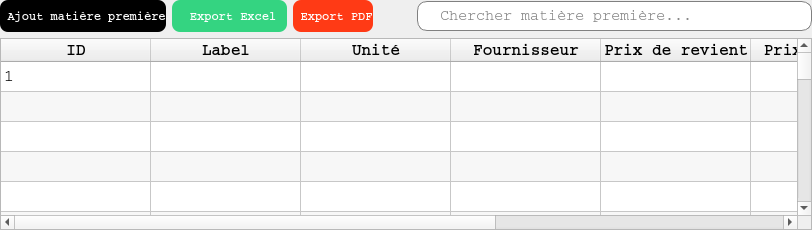
            <widget class="QWidget" name="tab_matieres_premieres">
             <property name="enabled">
              <bool>true</bool>
             </property>
             <attribute name="title">
              <string>Matières premières</string>
             </attribute>
             <layout class="QGridLayout" name="gridLayout_7">
              <property name="leftMargin">
               <number>0</number>
              </property>
              <property name="topMargin">
               <number>0</number>
              </property>
              <property name="rightMargin">
               <number>0</number>
              </property>
              <property name="bottomMargin">
               <number>0</number>
              </property>
              <item row="0" column="0">
               <layout class="QHBoxLayout" name="horizontalLayout_12">
                <item>
                 <widget class="QPushButton" name="btn_ajout_matiere_premiere">
                  <property name="minimumSize">
                   <size>
                    <width>160</width>
                    <height>32</height>
                   </size>
                  </property>
                  <property name="maximumSize">
                   <size>
                    <width>205</width>
                    <height>32</height>
                   </size>
                  </property>
                  <property name="font">
                   <font>
                    <family>Courier</family>
                    <pointsize>-1</pointsize>
                    <bold>true</bold>
                   </font>
                  </property>
                  <property name="cursor">
                   <cursorShape>PointingHandCursor</cursorShape>
                  </property>
                  <property name="styleSheet">
                   <string notr="true">QPushButton{
	background-color: rgb(0, 0, 0);
	color: white;
	border: none;
	border-radius: 8px;
	font-weight: bold;
	font-size: 12px
}</string>
                  </property>
                  <property name="text">
                   <string> Ajout matière première</string>
                  </property>
                  <property name="icon">
                   <iconset resource="../ressources.qrc">
                    <normaloff>:/icones/add.png</normaloff>:/icones/add.png</iconset>
                  </property>
                 </widget>
                </item>
                <item>
                 <widget class="QPushButton" name="btn_export_matieres_premieres_excel">
                  <property name="minimumSize">
                   <size>
                    <width>115</width>
                    <height>32</height>
                   </size>
                  </property>
                  <property name="maximumSize">
                   <size>
                    <width>115</width>
                    <height>32</height>
                   </size>
                  </property>
                  <property name="font">
                   <font>
                    <family>Courier</family>
                    <pointsize>-1</pointsize>
                    <bold>true</bold>
                   </font>
                  </property>
                  <property name="cursor">
                   <cursorShape>PointingHandCursor</cursorShape>
                  </property>
                  <property name="styleSheet">
                   <string notr="true">QPushButton{
	background-color: #34D481;
	color: white;
	border: none;
	border-radius: 8px;
	font-weight: bold;
	font-size: 12px
}</string>
                  </property>
                  <property name="text">
                   <string> Export Excel</string>
                  </property>
                  <property name="icon">
                   <iconset resource="../ressources.qrc">
                    <normaloff>:/icones/excel.png</normaloff>:/icones/excel.png</iconset>
                  </property>
                 </widget>
                </item>
                <item>
                 <widget class="QPushButton" name="btn_export_matieres_premieres_pdf">
                  <property name="minimumSize">
                   <size>
                    <width>0</width>
                    <height>32</height>
                   </size>
                  </property>
                  <property name="maximumSize">
                   <size>
                    <width>125</width>
                    <height>32</height>
                   </size>
                  </property>
                  <property name="font">
                   <font>
                    <family>Courier</family>
                    <pointsize>-1</pointsize>
                    <bold>true</bold>
                   </font>
                  </property>
                  <property name="cursor">
                   <cursorShape>PointingHandCursor</cursorShape>
                  </property>
                  <property name="styleSheet">
                   <string notr="true">QPushButton{
	background-color: rgb(255, 58, 21);
	color: white;
	border: none;
	border-radius: 8px;
	font-weight: bold;
	font-size: 12px
}</string>
                  </property>
                  <property name="text">
                   <string> Export PDF</string>
                  </property>
                  <property name="icon">
                   <iconset resource="../ressources.qrc">
                    <normaloff>:/icones/pdf.png</normaloff>:/icones/pdf.png</iconset>
                  </property>
                 </widget>
                </item>
                <item>
                 <spacer name="horizontalSpacer_10">
                  <property name="orientation">
                   <enum>Qt::Orientation::Horizontal</enum>
                  </property>
                  <property name="sizeHint" stdset="0">
                   <size>
                    <width>38</width>
                    <height>20</height>
                   </size>
                  </property>
                 </spacer>
                </item>
                <item>
                 <widget class="QLineEdit" name="cherche_matiere_premiere">
                  <property name="minimumSize">
                   <size>
                    <width>395</width>
                    <height>30</height>
                   </size>
                  </property>
                  <property name="maximumSize">
                   <size>
                    <width>407</width>
                    <height>30</height>
                   </size>
                  </property>
                  <property name="font">
                   <font>
                    <family>Courier</family>
                    <pointsize>11</pointsize>
                   </font>
                  </property>
                  <property name="styleSheet">
                   <string notr="true">QLineEdit{
	padding-left: 20px;
	border: 1px solid gray;
	border-radius:10px
}</string>
                  </property>
                  <property name="placeholderText">
                   <string>Chercher matière première...</string>
                  </property>
                  <property name="clearButtonEnabled">
                   <bool>true</bool>
                  </property>
                 </widget>
                </item>
               </layout>
              </item>
              <item row="1" column="0">
               <widget class="QTableWidget" name="table_infos_matieres_premieres">
                <property name="font">
                 <font>
                  <family>Courier</family>
                  <pointsize>12</pointsize>
                 </font>
                </property>
                <property name="styleSheet">
                 <string notr="true">QHeaderView::section{
	font-weight: bold;
	/*background-color: black;*/
	/*color: white;*/
}

QTablewidget{
	alternate-background-color: #B0EDFB;
	background-color: #F4F9FA;
}</string>
                </property>
                <property name="editTriggers">
                 <set>QAbstractItemView::EditTrigger::NoEditTriggers</set>
                </property>
                <property name="alternatingRowColors">
                 <bool>true</bool>
                </property>
                <property name="textElideMode">
                 <enum>Qt::TextElideMode::ElideNone</enum>
                </property>
                <property name="verticalScrollMode">
                 <enum>QAbstractItemView::ScrollMode::ScrollPerItem</enum>
                </property>
                <property name="horizontalScrollMode">
                 <enum>QAbstractItemView::ScrollMode::ScrollPerItem</enum>
                </property>
                <property name="sortingEnabled">
                 <bool>true</bool>
                </property>
                <attribute name="horizontalHeaderVisible">
                 <bool>true</bool>
                </attribute>
                <attribute name="horizontalHeaderCascadingSectionResizes">
                 <bool>true</bool>
                </attribute>
                <attribute name="horizontalHeaderMinimumSectionSize">
                 <number>80</number>
                </attribute>
                <attribute name="horizontalHeaderDefaultSectionSize">
                 <number>150</number>
                </attribute>
                <attribute name="horizontalHeaderShowSortIndicator" stdset="0">
                 <bool>true</bool>
                </attribute>
                <attribute name="horizontalHeaderStretchLastSection">
                 <bool>true</bool>
                </attribute>
                <attribute name="verticalHeaderVisible">
                 <bool>false</bool>
                </attribute>
                <row>
                 <property name="text">
                  <string>Nouvelle ligne</string>
                 </property>
                </row>
                <row>
                 <property name="text">
                  <string>Nouvelle ligne</string>
                 </property>
                </row>
                <row>
                 <property name="text">
                  <string>Nouvelle ligne</string>
                 </property>
                </row>
                <row>
                 <property name="text">
                  <string>Nouvelle ligne</string>
                 </property>
                </row>
                <row>
                 <property name="text">
                  <string>Nouvelle ligne</string>
                 </property>
                </row>
                <row>
                 <property name="text">
                  <string>Nouvelle ligne</string>
                 </property>
                </row>
                <row>
                 <property name="text">
                  <string>Nouvelle ligne</string>
                 </property>
                </row>
                <row>
                 <property name="text">
                  <string>Nouvelle ligne</string>
                 </property>
                </row>
                <row>
                 <property name="text">
                  <string>Nouvelle ligne</string>
                 </property>
                </row>
                <row>
                 <property name="text">
                  <string>Nouvelle ligne</string>
                 </property>
                </row>
                <row>
                 <property name="text">
                  <string>Nouvelle ligne</string>
                 </property>
                </row>
                <row>
                 <property name="text">
                  <string>Nouvelle ligne</string>
                 </property>
                </row>
                <row>
                 <property name="text">
                  <string>Nouvelle ligne</string>
                 </property>
                </row>
                <row>
                 <property name="text">
                  <string>Nouvelle ligne</string>
                 </property>
                </row>
                <row>
                 <property name="text">
                  <string>Nouvelle ligne</string>
                 </property>
                </row>
                <row>
                 <property name="text">
                  <string>Nouvelle ligne</string>
                 </property>
                </row>
                <row>
                 <property name="text">
                  <string>Nouvelle ligne</string>
                 </property>
                </row>
                <row>
                 <property name="text">
                  <string>Nouvelle ligne</string>
                 </property>
                </row>
                <row>
                 <property name="text">
                  <string>Nouvelle ligne</string>
                 </property>
                </row>
                <row>
                 <property name="text">
                  <string>Nouvelle ligne</string>
                 </property>
                </row>
                <row>
                 <property name="text">
                  <string>Nouvelle ligne</string>
                 </property>
                </row>
                <row>
                 <property name="text">
                  <string>Nouvelle ligne</string>
                 </property>
                </row>
                <row>
                 <property name="text">
                  <string>Nouvelle ligne</string>
                 </property>
                </row>
                <row>
                 <property name="text">
                  <string>Nouvelle ligne</string>
                 </property>
                </row>
                <row>
                 <property name="text">
                  <string>Nouvelle ligne</string>
                 </property>
                </row>
                <row>
                 <property name="text">
                  <string>Nouvelle ligne</string>
                 </property>
                </row>
                <row>
                 <property name="text">
                  <string>Nouvelle ligne</string>
                 </property>
                </row>
                <row>
                 <property name="text">
                  <string>Nouvelle ligne</string>
                 </property>
                </row>
                <row>
                 <property name="text">
                  <string>Nouvelle ligne</string>
                 </property>
                </row>
                <row>
                 <property name="text">
                  <string>Nouvelle ligne</string>
                 </property>
                </row>
                <row>
                 <property name="text">
                  <string>Nouvelle ligne</string>
                 </property>
                </row>
                <row>
                 <property name="text">
                  <string>Nouvelle ligne</string>
                 </property>
                </row>
                <row>
                 <property name="text">
                  <string>Nouvelle ligne</string>
                 </property>
                </row>
                <row>
                 <property name="text">
                  <string>Nouvelle ligne</string>
                 </property>
                </row>
                <row>
                 <property name="text">
                  <string>Nouvelle ligne</string>
                 </property>
                </row>
                <row>
                 <property name="text">
                  <string>Nouvelle ligne</string>
                 </property>
                </row>
                <row>
                 <property name="text">
                  <string>Nouvelle ligne</string>
                 </property>
                </row>
                <row>
                 <property name="text">
                  <string>Nouvelle ligne</string>
                 </property>
                </row>
                <row>
                 <property name="text">
                  <string>Nouvelle ligne</string>
                 </property>
                </row>
                <column>
                 <property name="text">
                  <string>ID</string>
                 </property>
                </column>
                <column>
                 <property name="text">
                  <string>Label</string>
                 </property>
                </column>
                <column>
                 <property name="text">
                  <string>Unité</string>
                 </property>
                </column>
                <column>
                 <property name="text">
                  <string>Fournisseur</string>
                 </property>
                </column>
                <column>
                 <property name="text">
                  <string>Prix de revient</string>
                 </property>
                </column>
                <column>
                 <property name="text">
                  <string>Prix de vente</string>
                 </property>
                </column>
                <column>
                 <property name="text">
                  <string>Description</string>
                 </property>
                </column>
                <column>
                 <property name="text">
                  <string>Actions</string>
                 </property>
                </column>
                <item row="0" column="0">
                 <property name="text">
                  <string>1</string>
                 </property>
                </item>
                <item row="10" column="0">
                 <property name="text">
                  <string>2</string>
                 </property>
                </item>
                <item row="11" column="0">
                 <property name="text">
                  <string>3</string>
                 </property>
                </item>
                <item row="12" column="0">
                 <property name="text">
                  <string>4</string>
                 </property>
                </item>
                <item row="13" column="0">
                 <property name="text">
                  <string>5</string>
                 </property>
                </item>
                <item row="14" column="0">
                 <property name="text">
                  <string>aaze</string>
                 </property>
                </item>
                <item row="15" column="0">
                 <property name="text">
                  <string>azeaz</string>
                 </property>
                </item>
                <item row="16" column="0">
                 <property name="text">
                  <string>dd</string>
                 </property>
                </item>
                <item row="17" column="0">
                 <property name="text">
                  <string>dazdz</string>
                 </property>
                </item>
                <item row="18" column="0">
                 <property name="text">
                  <string>qq</string>
                 </property>
                </item>
                <item row="19" column="0">
                 <property name="text">
                  <string>xx</string>
                 </property>
                </item>
                <item row="20" column="0">
                 <property name="text">
                  <string>cc</string>
                 </property>
                </item>
                <item row="21" column="0">
                 <property name="text">
                  <string>vv</string>
                 </property>
                </item>
                <item row="22" column="0">
                 <property name="text">
                  <string>bb</string>
                 </property>
                </item>
                <item row="23" column="0">
                 <property name="text">
                  <string>nn</string>
                 </property>
                </item>
                <item row="24" column="0">
                 <property name="text">
                  <string>gg</string>
                 </property>
                </item>
                <item row="25" column="0">
                 <property name="text">
                  <string>ee</string>
                 </property>
                </item>
                <item row="26" column="0">
                 <property name="text">
                  <string>tt</string>
                 </property>
                </item>
                <item row="27" column="0">
                 <property name="text">
                  <string>gg</string>
                 </property>
                </item>
                <item row="28" column="0">
                 <property name="text">
                  <string>ddzd</string>
                 </property>
                </item>
                <item row="29" column="0">
                 <property name="text">
                  <string>er</string>
                 </property>
                </item>
                <item row="30" column="0">
                 <property name="text">
                  <string>ty</string>
                 </property>
                </item>
                <item row="31" column="0">
                 <property name="text">
                  <string>nn</string>
                 </property>
                </item>
                <item row="32" column="0">
                 <property name="text">
                  <string>vv</string>
                 </property>
                </item>
                <item row="33" column="0">
                 <property name="text">
                  <string>tt</string>
                 </property>
                </item>
                <item row="34" column="0">
                 <property name="text">
                  <string>hh</string>
                 </property>
                </item>
                <item row="35" column="0">
                 <property name="text">
                  <string>ff</string>
                 </property>
                </item>
                <item row="36" column="0">
                 <property name="text">
                  <string>ee</string>
                 </property>
                </item>
                <item row="37" column="0">
                 <property name="text">
                  <string>ddd</string>
                 </property>
                </item>
                <item row="38" column="0">
                 <property name="text">
                  <string>zae</string>
                 </property>
                </item>
               </widget>
              </item>
             </layout>
            </widget>
